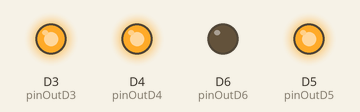
This sketch was run on a simulated ESP8266 (NodeMCU). Shown: output pins drawn as LEDs (lit = HIGH).

Above: at 0.1 s.
Timing chart, 0 to 1.6 s (numbered marks = the images above):
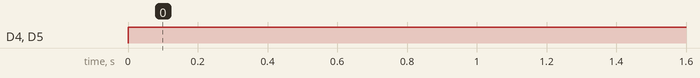

The sketch:

DigitalOutput.ino
```cpp
int pinOutD3 = D3;                              // Declaring pins to a variable
int pinOutD4 = D4;
int pinOutD5 = D5;
int pinOutD6 = D6;


void setup() {
  Serial.begin(9600);

  pinMode(pinOutD3, OUTPUT);                     // Setting Digital I/O pins as output
  pinMode(pinOutD4, OUTPUT);
  pinMode(pinOutD5, OUTPUT);
  pinMode(pinOutD6, OUTPUT);
}

void loop() {

  digitalWrite(pinOutD3, HIGH);                  // Setting Pin D0 On
  digitalWrite(pinOutD4, HIGH);
  digitalWrite(pinOutD5, HIGH);                  // Setting Pin D1 On
  digitalWrite(pinOutD5, HIGH);
  delay(100);

}
```

Measured:
- by itself, D4 (pinOutD4), D5 (pinOutD5): LOW → HIGH at 0.00 s
